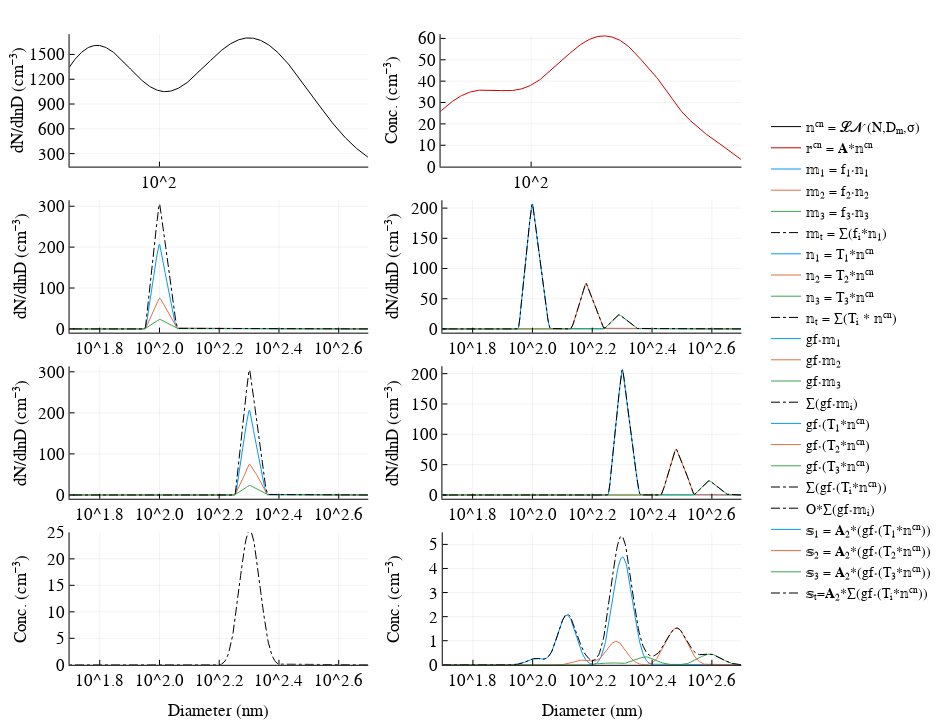

The notebook cell saved with this chart:
### Markdown cell above
## Block 4. Visualize Results

### Code cell
figure("Nimbus Sans L", 2, 6.5, 5, 8)

# Get a list of colors from the theme palette
p = Plots.get_color_palette(:auto, default(:bgcolor), 100)

p1 = plot(𝕟ᶜⁿ.Dp, 𝕟ᶜⁿ.S, xaxis = :log10, xticks = [10, 100, 1000], ylabel = "dN/dlnD (cm⁻³)", 
    label = "𝕟ᶜⁿ = 𝓛𝓝 (N,Dₘ,σ)", color = :black, left_margin = 15px)

p2 = plot(𝕣ᶜⁿ.Dp, 𝕣ᶜⁿ.N, xaxis = :log10, xticks = [10, 100, 1000], 
    label = "𝕣ᶜⁿ = 𝐀*𝕟ᶜⁿ", ylabel = "Conc. (cm⁻³)", color = RGBA(0.8,0,0), ylim = (0,62), left_margin = 15px)

p3 = plot(𝕩[1].Dp,𝕩[1].S, xaxis = :log10, xlim = (50,500), label = "𝕞₁ = f₁⋅𝕟₁", 
    ylabel = "dN/dlnD (cm⁻³)")
p3 = plot!(𝕩[2].Dp,𝕩[2].S, label = "𝕞₂ = f₂⋅𝕟₂")   
p3 = plot!(𝕩[3].Dp,𝕩[3].S, label = "𝕞₃ = f₃⋅𝕟₃")   
p3 = plot!(𝕩ₜ.Dp,𝕩ₜ.S, ls = :dashdot, color = :black, label = "𝕞ₜ = ∑(fᵢ*𝕟₁)")   

p4 = plot(𝕟[1].Dp,𝕟[1].S, xaxis = :log10, xlim = (50,500), label = "𝕟₁ = T₁*𝕟ᶜⁿ", 
    ylabel = "dN/dlnD (cm⁻³)")
p4 = plot!(𝕟[2].Dp,𝕟[2].S, label = "𝕟₂ = T₂*𝕟ᶜⁿ")   
p4 = plot!(𝕟[3].Dp,𝕟[3].S, label = "𝕟₃ = T₃*𝕟ᶜⁿ")   
p4 = plot!(𝕟ₜ.Dp,𝕟ₜ.S, ls = :dashdot, color = :black, label = "𝕟ₜ = ∑(Tᵢ * 𝕟ᶜⁿ)")   

p5 = plot(𝕪[1].Dp,𝕪[1].S, xaxis = :log10, xlim = (50,500), label = "gf⋅𝕞₁", 
    ylabel = "dN/dlnD (cm⁻³)")
p5 = plot!(𝕪[2].Dp,𝕪[2].S, label = "gf⋅𝕞₂")   
p5 = plot!(𝕪[3].Dp,𝕪[3].S, label = "gf⋅𝕞₃")   
p5 = plot!(𝕪ₜ.Dp,𝕪ₜ.S, ls = :dashdot, color = :black, label = "∑(gf⋅𝕞ᵢ)")   

p6 = plot(𝕘[1].Dp,𝕘[1].S, xaxis = :log10, xlim = (50,500), label = "gf⋅(T₁*𝕟ᶜⁿ)", 
    ylabel = "dN/dlnD (cm⁻³)")
p6 = plot!(𝕘[2].Dp,𝕘[2].S, label = "gf⋅(T₂*𝕟ᶜⁿ)")   
p6 = plot!(𝕘[3].Dp,𝕘[3].S, label = "gf⋅(T₃*𝕟ᶜⁿ)")   
p6 = plot!(𝕘ₜ.Dp,𝕘ₜ.S, ls = :dashdot, color = :black, label = "∑(gf⋅(Tᵢ*𝕟ᶜⁿ))")   

p7 = plot(𝕤𝕪.Dp,𝕤𝕪.N, color = :black, ls = :dashdot, label = "O*∑(gf⋅𝕞ᵢ)", ylim = (0,25),
    ylabel = "Conc. (cm⁻³)", xlabel = "Diameter (nm)", xscale = :log10, xlim = (50,500))

p8 = plot(𝕤𝕘[1].Dp,𝕤𝕘[1].N, xaxis = :log10, xlim = (50, 500), xlabel = "Diameter (nm)",  ylim = (0,5.5),
    ylabel = "Conc. (cm⁻³)", label = "𝕤₁ = 𝐀₂*(gf⋅(T₁*𝕟ᶜⁿ))")   
p8 = plot!(𝕤𝕘[2].Dp,𝕤𝕘[2].N,  label = "𝕤₂ = 𝐀₂*(gf⋅(T₂*𝕟ᶜⁿ))")   
p8 = plot!(𝕤𝕘[3].Dp,𝕤𝕘[3].N,  label = "𝕤₃ = 𝐀₂*(gf⋅(T₃*𝕟ᶜⁿ))")   
p8 = plot!(𝕤𝕘ₜ.Dp,𝕤𝕘ₜ.N, color = :black, ls = :dashdot, label = "𝕤ₜ=𝐀₂*∑(gf⋅(Tᵢ*𝕟ᶜⁿ))", left_margin = 31px)   

plot(p1,p2,p3,p4,p5,p6,p7,p8, layout = grid(4,2), right_margin = 30px, legend=:right, 
     top_margin = 15px,  xlim = (50, 500), fmt = :svg)

### Figure 1 — Plotly figure (JSON) as saved in the notebook; plotly's stock layout.template omitted (floating-point values rounded to 4 significant figures; data arrays with more than 128 entries replaced by an {"elided": "..."} marker saying what was removed)
{"data": [{"colorbar": {"title": ""}, "hoverinfo": "text", "legendgroup": "𝕟ᶜⁿ = 𝓛𝓝 (N,Dₘ,σ)", "line": {"color": "rgba(0, 0, 0, 1.000)", "dash": "solid", "shape": "linear", "width": 1}, "mode": "lines", "name": "𝕟ᶜⁿ = 𝓛𝓝 (N,Dₘ,σ)", "showlegend": true, "text": {"elided": "512 null values"}, "type": "scatter", "x": {"elided": "512 float values"}, "xaxis": "x1", "y": {"elided": "512 float values"}, "yaxis": "y1", "zmax": 0.1, "zmin": -0.1}, {"colorbar": {"title": ""}, "hoverinfo": "text", "legendgroup": "𝕣ᶜⁿ = 𝐀*𝕟ᶜⁿ", "line": {"color": "rgba(204, 0, 0, 1.000)", "dash": "solid", "shape": "linear", "width": 1}, "mode": "lines", "name": "𝕣ᶜⁿ = 𝐀*𝕟ᶜⁿ", "showlegend": true, "text": {"elided": "512 null values"}, "type": "scatter", "x": {"elided": "512 float values"}, "xaxis": "x2", "y": {"elided": "512 float values"}, "yaxis": "y2", "zmax": 0.1, "zmin": -0.1}, {"colorbar": {"title": ""}, "hoverinfo": "text", "legendgroup": "𝕞₁ = f₁⋅𝕟₁", "line": {"color": "rgba(0, 154, 250, 1.000)", "dash": "solid", "shape": "linear", "width": 1}, "mode": "lines", "name": "𝕞₁ = f₁⋅𝕟₁", "showlegend": true, "text": {"elided": "512 null values"}, "type": "scatter", "x": {"elided": "512 float values"}, "xaxis": "x3", "y": {"elided": "512 float values"}, "yaxis": "y3", "zmax": 0.1, "zmin": -0.1}, {"colorbar": {"title": ""}, "hoverinfo": "text", "legendgroup": "𝕞₂ = f₂⋅𝕟₂", "line": {"color": "rgba(227, 111, 71, 1.000)", "dash": "solid", "shape": "linear", "width": 1}, "mode": "lines", "name": "𝕞₂ = f₂⋅𝕟₂", "showlegend": true, "text": {"elided": "512 null values"}, "type": "scatter", "x": {"elided": "512 float values"}, "xaxis": "x3", "y": {"elided": "512 float values"}, "yaxis": "y3", "zmax": 0.1, "zmin": -0.1}, {"colorbar": {"title": ""}, "hoverinfo": "text", "legendgroup": "𝕞₃ = f₃⋅𝕟₃", "line": {"color": "rgba(62, 164, 78, 1.000)", "dash": "solid", "shape": "linear", "width": 1}, "mode": "lines", "name": "𝕞₃ = f₃⋅𝕟₃", "showlegend": true, "text": {"elided": "512 null values"}, "type": "scatter", "x": {"elided": "512 float values"}, "xaxis": "x3", "y": {"elided": "512 float values"}, "yaxis": "y3", "zmax": 0.1, "zmin": -0.1}, {"colorbar": {"title": ""}, "hoverinfo": "text", "legendgroup": "𝕞ₜ = ∑(fᵢ*𝕟₁)", "line": {"color": "rgba(0, 0, 0, 1.000)", "dash": "dashdot", "shape": "linear", "width": 1}, "mode": "lines", "name": "𝕞ₜ = ∑(fᵢ*𝕟₁)", "showlegend": true, "text": {"elided": "512 null values"}, "type": "scatter", "x": {"elided": "512 float values"}, "xaxis": "x3", "y": {"elided": "512 float values"}, "yaxis": "y3", "zmax": 0.1, "zmin": -0.1}, {"colorbar": {"title": ""}, "hoverinfo": "text", "legendgroup": "𝕟₁ = T₁*𝕟ᶜⁿ", "line": {"color": "rgba(0, 154, 250, 1.000)", "dash": "solid", "shape": "linear", "width": 1}, "mode": "lines", "name": "𝕟₁ = T₁*𝕟ᶜⁿ", "showlegend": true, "text": {"elided": "512 null values"}, "type": "scatter", "x": {"elided": "512 float values"}, "xaxis": "x4", "y": {"elided": "512 float values"}, "yaxis": "y4", "zmax": 0.1, "zmin": -0.1}, {"colorbar": {"title": ""}, "hoverinfo": "text", "legendgroup": "𝕟₂ = T₂*𝕟ᶜⁿ", "line": {"color": "rgba(227, 111, 71, 1.000)", "dash": "solid", "shape": "linear", "width": 1}, "mode": "lines", "name": "𝕟₂ = T₂*𝕟ᶜⁿ", "showlegend": true, "text": {"elided": "512 null values"}, "type": "scatter", "x": {"elided": "512 float values"}, "xaxis": "x4", "y": {"elided": "512 float values"}, "yaxis": "y4", "zmax": 0.1, "zmin": -0.1}, {"colorbar": {"title": ""}, "hoverinfo": "text", "legendgroup": "𝕟₃ = T₃*𝕟ᶜⁿ", "line": {"color": "rgba(62, 164, 78, 1.000)", "dash": "solid", "shape": "linear", "width": 1}, "mode": "lines", "name": "𝕟₃ = T₃*𝕟ᶜⁿ", "showlegend": true, "text": {"elided": "512 null values"}, "type": "scatter", "x": {"elided": "512 float values"}, "xaxis": "x4", "y": {"elided": "512 float values"}, "yaxis": "y4", "zmax": 0.1, "zmin": -0.1}, {"colorbar": {"title": ""}, "hoverinfo": "text", "legendgroup": "𝕟ₜ = ∑(Tᵢ * 𝕟ᶜⁿ)", "line": {"color": "rgba(0, 0, 0, 1.000)", "dash": "dashdot", "shape": "linear", "width": 1}, "mode": "lines", "name": "𝕟ₜ = ∑(Tᵢ * 𝕟ᶜⁿ)", "showlegend": true, "text": {"elided": "512 null values"}, "type": "scatter", "x": {"elided": "512 float values"}, "xaxis": "x4", "y": {"elided": "512 float values"}, "yaxis": "y4", "zmax": 0.1, "zmin": -0.1}, {"colorbar": {"title": ""}, "hoverinfo": "text", "legendgroup": "gf⋅𝕞₁", "line": {"color": "rgba(0, 154, 250, 1.000)", "dash": "solid", "shape": "linear", "width": 1}, "mode": "lines", "name": "gf⋅𝕞₁", "showlegend": true, "text": {"elided": "512 null values"}, "type": "scatter", "x": {"elided": "512 float values"}, "xaxis": "x5", "y": {"elided": "512 float values"}, "yaxis": "y5", "zmax": 0.1, "zmin": -0.1}, {"colorbar": {"title": ""}, "hoverinfo": "text", "legendgroup": "gf⋅𝕞₂", "line": {"color": "rgba(227, 111, 71, 1.000)", "dash": "solid", "shape": "linear", "width": 1}, "mode": "lines", "name": "gf⋅𝕞₂", "showlegend": true, "text": {"elided": "512 null values"}, "type": "scatter", "x": {"elided": "512 float values"}, "xaxis": "x5", "y": {"elided": "512 float values"}, "yaxis": "y5", "zmax": 0.1, "zmin": -0.1}, {"colorbar": {"title": ""}, "hoverinfo": "text", "legendgroup": "gf⋅𝕞₃", "line": {"color": "rgba(62, 164, 78, 1.000)", "dash": "solid", "shape": "linear", "width": 1}, "mode": "lines", "name": "gf⋅𝕞₃", "showlegend": true, "text": {"elided": "512 null values"}, "type": "scatter", "x": {"elided": "512 float values"}, "xaxis": "x5", "y": {"elided": "512 float values"}, "yaxis": "y5", "zmax": 0.1, "zmin": -0.1}, {"colorbar": {"title": ""}, "hoverinfo": "text", "legendgroup": "∑(gf⋅𝕞ᵢ)", "line": {"color": "rgba(0, 0, 0, 1.000)", "dash": "dashdot", "shape": "linear", "width": 1}, "mode": "lines", "name": "∑(gf⋅𝕞ᵢ)", "showlegend": true, "text": {"elided": "512 null values"}, "type": "scatter", "x": {"elided": "512 float values"}, "xaxis": "x5", "y": {"elided": "512 float values"}, "yaxis": "y5", "zmax": 0.1, "zmin": -0.1}, {"colorbar": {"title": ""}, "hoverinfo": "text", "legendgroup": "gf⋅(T₁*𝕟ᶜⁿ)", "line": {"color": "rgba(0, 154, 250, 1.000)", "dash": "solid", "shape": "linear", "width": 1}, "mode": "lines", "name": "gf⋅(T₁*𝕟ᶜⁿ)", "showlegend": true, "text": {"elided": "512 null values"}, "type": "scatter", "x": {"elided": "512 float values"}, "xaxis": "x6", "y": {"elided": "512 float values"}, "yaxis": "y6", "zmax": 0.1, "zmin": -0.1}, {"colorbar": {"title": ""}, "hoverinfo": "text", "legendgroup": "gf⋅(T₂*𝕟ᶜⁿ)", "line": {"color": "rgba(227, 111, 71, 1.000)", "dash": "solid", "shape": "linear", "width": 1}, "mode": "lines", "name": "gf⋅(T₂*𝕟ᶜⁿ)", "showlegend": true, "text": {"elided": "512 null values"}, "type": "scatter", "x": {"elided": "512 float values"}, "xaxis": "x6", "y": {"elided": "512 float values"}, "yaxis": "y6", "zmax": 0.1, "zmin": -0.1}, {"colorbar": {"title": ""}, "hoverinfo": "text", "legendgroup": "gf⋅(T₃*𝕟ᶜⁿ)", "line": {"color": "rgba(62, 164, 78, 1.000)", "dash": "solid", "shape": "linear", "width": 1}, "mode": "lines", "name": "gf⋅(T₃*𝕟ᶜⁿ)", "showlegend": true, "text": {"elided": "512 null values"}, "type": "scatter", "x": {"elided": "512 float values"}, "xaxis": "x6", "y": {"elided": "512 float values"}, "yaxis": "y6", "zmax": 0.1, "zmin": -0.1}, {"colorbar": {"title": ""}, "hoverinfo": "text", "legendgroup": "∑(gf⋅(Tᵢ*𝕟ᶜⁿ))", "line": {"color": "rgba(0, 0, 0, 1.000)", "dash": "dashdot", "shape": "linear", "width": 1}, "mode": "lines", "name": "∑(gf⋅(Tᵢ*𝕟ᶜⁿ))", "showlegend": true, "text": {"elided": "512 null values"}, "type": "scatter", "x": {"elided": "512 float values"}, "xaxis": "x6", "y": {"elided": "512 float values"}, "yaxis": "y6", "zmax": 0.1, "zmin": -0.1}, {"colorbar": {"title": ""}, "hoverinfo": "text", "legendgroup": "O*∑(gf⋅𝕞ᵢ)", "line": {"color": "rgba(0, 0, 0, 1.000)", "dash": "dashdot", "shape": "linear", "width": 1}, "mode": "lines", "name": "O*∑(gf⋅𝕞ᵢ)", "showlegend": true, "text": {"elided": "512 null values"}, "type": "scatter", "x": {"elided": "512 float values"}, "xaxis": "x7", "y": {"elided": "512 float values"}, "yaxis": "y7", "zmax": 0.1, "zmin": -0.1}, {"colorbar": {"title": ""}, "hoverinfo": "text", "legendgroup": "𝕤₁ = 𝐀₂*(gf⋅(T₁*𝕟ᶜⁿ))", "line": {"color": "rgba(0, 154, 250, 1.000)", "dash": "solid", "shape": "linear", "width": 1}, "mode": "lines", "name": "𝕤₁ = 𝐀₂*(gf⋅(T₁*𝕟ᶜⁿ))", "showlegend": true, "text": {"elided": "512 null values"}, "type": "scatter", "x": {"elided": "512 float values"}, "xaxis": "x8", "y": {"elided": "512 float values"}, "yaxis": "y8", "zmax": 0.1, "zmin": -0.1}, {"colorbar": {"title": ""}, "hoverinfo": "text", "legendgroup": "𝕤₂ = 𝐀₂*(gf⋅(T₂*𝕟ᶜⁿ))", "line": {"color": "rgba(227, 111, 71, 1.000)", "dash": "solid", "shape": "linear", "width": 1}, "mode": "lines", "name": "𝕤₂ = 𝐀₂*(gf⋅(T₂*𝕟ᶜⁿ))", "showlegend": true, "text": {"elided": "512 null values"}, "type": "scatter", "x": {"elided": "512 float values"}, "xaxis": "x8", "y": {"elided": "512 float values"}, "yaxis": "y8", "zmax": 0.1, "zmin": -0.1}, {"colorbar": {"title": ""}, "hoverinfo": "text", "legendgroup": "𝕤₃ = 𝐀₂*(gf⋅(T₃*𝕟ᶜⁿ))", "line": {"color": "rgba(62, 164, 78, 1.000)", "dash": "solid", "shape": "linear", "width": 1}, "mode": "lines", "name": "𝕤₃ = 𝐀₂*(gf⋅(T₃*𝕟ᶜⁿ))", "showlegend": true, "text": {"elided": "512 null values"}, "type": "scatter", "x": {"elided": "512 float values"}, "xaxis": "x8", "y": {"elided": "512 float values"}, "yaxis": "y8", "zmax": 0.1, "zmin": -0.1}, {"colorbar": {"title": ""}, "hoverinfo": "text", "legendgroup": "𝕤ₜ=𝐀₂*∑(gf⋅(Tᵢ*𝕟ᶜⁿ))", "line": {"color": "rgba(0, 0, 0, 1.000)", "dash": "dashdot", "shape": "linear", "width": 1}, "mode": "lines", "name": "𝕤ₜ=𝐀₂*∑(gf⋅(Tᵢ*𝕟ᶜⁿ))", "showlegend": true, "text": {"elided": "512 null values"}, "type": "scatter", "x": {"elided": "512 float values"}, "xaxis": "x8", "y": {"elided": "512 float values"}, "yaxis": "y8", "zmax": 0.1, "zmin": -0.1}], "layout": {"annotations": [], "height": 720, "legend": {"bgcolor": "rgba(255, 255, 255, 1.000)", "bordercolor": "rgba(0, 0, 0, 1.000)", "font": {"color": "rgba(0, 0, 0, 1.000)", "family": "Nimbus Sans L", "size": 14}, "tracegroupgap": 0, "x": 1, "y": 0.5}, "margin": {"b": 20, "l": 0, "r": 0, "t": 20}, "paper_bgcolor": "rgba(255, 255, 255, 1.000)", "plot_bgcolor": "rgba(255, 255, 255, 1.000)", "showlegend": true, "width": 936, "xaxis1": {"anchor": "y1", "domain": [0.09081, 0.4808], "gridcolor": "rgba(0, 0, 0, 0.100)", "gridwidth": 0.5, "linecolor": "rgba(0, 0, 0, 1.000)", "mirror": false, "range": [1.699, 2.699], "showgrid": true, "showline": true, "showticklabels": true, "tickangle": 0, "tickcolor": "rgb(0, 0, 0)", "tickfont": {"color": "rgba(0, 0, 0, 1.000)", "family": "Nimbus Sans L", "size": 17}, "tickmode": "array", "ticks": "inside", "ticktext": ["10^2"], "tickvals": [100], "title": "", "titlefont": {"color": "rgba(0, 0, 0, 1.000)", "family": "Nimbus Sans L", "size": 17}, "type": "log", "visible": true, "zeroline": false, "zerolinecolor": "rgba(0, 0, 0, 1.000)"}, "xaxis2": {"anchor": "y2", "domain": [0.5751, 0.9679], "gridcolor": "rgba(0, 0, 0, 0.100)", "gridwidth": 0.5, "linecolor": "rgba(0, 0, 0, 1.000)", "mirror": false, "range": [1.699, 2.699], "showgrid": true, "showline": true, "showticklabels": true, "tickangle": 0, "tickcolor": "rgb(0, 0, 0)", "tickfont": {"color": "rgba(0, 0, 0, 1.000)", "family": "Nimbus Sans L", "size": 17}, "tickmode": "array", "ticks": "inside", "ticktext": ["10^2"], "tickvals": [100], "title": "", "titlefont": {"color": "rgba(0, 0, 0, 1.000)", "family": "Nimbus Sans L", "size": 17}, "type": "log", "visible": true, "zeroline": false, "zerolinecolor": "rgba(0, 0, 0, 1.000)"}, "xaxis3": {"anchor": "y3", "domain": [0.09081, 0.4808], "gridcolor": "rgba(0, 0, 0, 0.100)", "gridwidth": 0.5, "linecolor": "rgba(0, 0, 0, 1.000)", "mirror": false, "range": [1.699, 2.699], "showgrid": true, "showline": true, "showticklabels": true, "tickangle": 0, "tickcolor": "rgb(0, 0, 0)", "tickfont": {"color": "rgba(0, 0, 0, 1.000)", "family": "Nimbus Sans L", "size": 17}, "tickmode": "array", "ticks": "inside", "ticktext": ["10^1.8", "10^2.0", "10^2.2", "10^2.4", "10^2.6"], "tickvals": [63.1, 100, 158.5, 251.2, 398.1], "title": "", "titlefont": {"color": "rgba(0, 0, 0, 1.000)", "family": "Nimbus Sans L", "size": 17}, "type": "log", "visible": true, "zeroline": false, "zerolinecolor": "rgba(0, 0, 0, 1.000)"}, "xaxis4": {"anchor": "y4", "domain": [0.5776, 0.9679], "gridcolor": "rgba(0, 0, 0, 0.100)", "gridwidth": 0.5, "linecolor": "rgba(0, 0, 0, 1.000)", "mirror": false, "range": [1.699, 2.699], "showgrid": true, "showline": true, "showticklabels": true, "tickangle": 0, "tickcolor": "rgb(0, 0, 0)", "tickfont": {"color": "rgba(0, 0, 0, 1.000)", "family": "Nimbus Sans L", "size": 17}, "tickmode": "array", "ticks": "inside", "ticktext": ["10^1.8", "10^2.0", "10^2.2", "10^2.4", "10^2.6"], "tickvals": [63.1, 100, 158.5, 251.2, 398.1], "title": "", "titlefont": {"color": "rgba(0, 0, 0, 1.000)", "family": "Nimbus Sans L", "size": 17}, "type": "log", "visible": true, "zeroline": false, "zerolinecolor": "rgba(0, 0, 0, 1.000)"}, "xaxis5": {"anchor": "y5", "domain": [0.09081, 0.4808], "gridcolor": "rgba(0, 0, 0, 0.100)", "gridwidth": 0.5, "linecolor": "rgba(0, 0, 0, 1.000)", "mirror": false, "range": [1.699, 2.699], "showgrid": true, "showline": true, "showticklabels": true, "tickangle": 0, "tickcolor": "rgb(0, 0, 0)", "tickfont": {"color": "rgba(0, 0, 0, 1.000)", "family": "Nimbus Sans L", "size": 17}, "tickmode": "array", "ticks": "inside", "ticktext": ["10^1.8", "10^2.0", "10^2.2", "10^2.4", "10^2.6"], "tickvals": [63.1, 100, 158.5, 251.2, 398.1], "title": "", "titlefont": {"color": "rgba(0, 0, 0, 1.000)", "family": "Nimbus Sans L", "size": 17}, "type": "log", "visible": true, "zeroline": false, "zerolinecolor": "rgba(0, 0, 0, 1.000)"}, "xaxis6": {"anchor": "y6", "domain": [0.5776, 0.9679], "gridcolor": "rgba(0, 0, 0, 0.100)", "gridwidth": 0.5, "linecolor": "rgba(0, 0, 0, 1.000)", "mirror": false, "range": [1.699, 2.699], "showgrid": true, "showline": true, "showticklabels": true, "tickangle": 0, "tickcolor": "rgb(0, 0, 0)", "tickfont": {"color": "rgba(0, 0, 0, 1.000)", "family": "Nimbus Sans L", "size": 17}, "tickmode": "array", "ticks": "inside", "ticktext": ["10^1.8", "10^2.0", "10^2.2", "10^2.4", "10^2.6"], "tickvals": [63.1, 100, 158.5, 251.2, 398.1], "title": "", "titlefont": {"color": "rgba(0, 0, 0, 1.000)", "family": "Nimbus Sans L", "size": 17}, "type": "log", "visible": true, "zeroline": false, "zerolinecolor": "rgba(0, 0, 0, 1.000)"}, "xaxis7": {"anchor": "y7", "domain": [0.09081, 0.4808], "gridcolor": "rgba(0, 0, 0, 0.100)", "gridwidth": 0.5, "linecolor": "rgba(0, 0, 0, 1.000)", "mirror": false, "range": [1.699, 2.699], "showgrid": true, "showline": true, "showticklabels": true, "tickangle": 0, "tickcolor": "rgb(0, 0, 0)", "tickfont": {"color": "rgba(0, 0, 0, 1.000)", "family": "Nimbus Sans L", "size": 17}, "tickmode": "array", "ticks": "inside", "ticktext": ["10^1.8", "10^2.0", "10^2.2", "10^2.4", "10^2.6"], "tickvals": [63.1, 100, 158.5, 251.2, 398.1], "title": "Diameter (nm)", "titlefont": {"color": "rgba(0, 0, 0, 1.000)", "family": "Nimbus Sans L", "size": 17}, "type": "log", "visible": true, "zeroline": false, "zerolinecolor": "rgba(0, 0, 0, 1.000)"}, "xaxis8": {"anchor": "y8", "domain": [0.578, 0.9679], "gridcolor": "rgba(0, 0, 0, 0.100)", "gridwidth": 0.5, "linecolor": "rgba(0, 0, 0, 1.000)", "mirror": false, "range": [1.699, 2.699], "showgrid": true, "showline": true, "showticklabels": true, "tickangle": 0, "tickcolor": "rgb(0, 0, 0)", "tickfont": {"color": "rgba(0, 0, 0, 1.000)", "family": "Nimbus Sans L", "size": 17}, "tickmode": "array", "ticks": "inside", "ticktext": ["10^1.8", "10^2.0", "10^2.2", "10^2.4", "10^2.6"], "tickvals": [63.1, 100, 158.5, 251.2, 398.1], "title": "Diameter (nm)", "titlefont": {"color": "rgba(0, 0, 0, 1.000)", "family": "Nimbus Sans L", "size": 17}, "type": "log", "visible": true, "zeroline": false, "zerolinecolor": "rgba(0, 0, 0, 1.000)"}, "yaxis1": {"anchor": "x1", "domain": [0.7844, 0.9792], "gridcolor": "rgba(0, 0, 0, 0.100)", "gridwidth": 0.5, "linecolor": "rgba(0, 0, 0, 1.000)", "mirror": false, "range": [142.5, 1746.0], "showgrid": true, "showline": true, "showticklabels": true, "tickangle": 0, "tickcolor": "rgb(0, 0, 0)", "tickfont": {"color": "rgba(0, 0, 0, 1.000)", "family": "Nimbus Sans L", "size": 17}, "tickmode": "array", "ticks": "inside", "ticktext": ["300", "600", "900", "1200", "1500"], "tickvals": [300, 600, 900, 1200, 1500], "title": "dN/dlnD (cm⁻³)", "titlefont": {"color": "rgba(0, 0, 0, 1.000)", "family": "Nimbus Sans L", "size": 17}, "type": "-", "visible": true, "zeroline": false, "zerolinecolor": "rgba(0, 0, 0, 1.000)"}, "yaxis2": {"anchor": "x2", "domain": [0.7844, 0.9792], "gridcolor": "rgba(0, 0, 0, 0.100)", "gridwidth": 0.5, "linecolor": "rgba(0, 0, 0, 1.000)", "mirror": false, "range": [0, 62], "showgrid": true, "showline": true, "showticklabels": true, "tickangle": 0, "tickcolor": "rgb(0, 0, 0)", "tickfont": {"color": "rgba(0, 0, 0, 1.000)", "family": "Nimbus Sans L", "size": 17}, "tickmode": "array", "ticks": "inside", "ticktext": ["0", "10", "20", "30", "40", "50", "60"], "tickvals": [0, 10, 20, 30, 40, 50, 60], "title": "Conc. (cm⁻³)", "titlefont": {"color": "rgba(0, 0, 0, 1.000)", "family": "Nimbus Sans L", "size": 17}, "type": "-", "visible": true, "zeroline": false, "zerolinecolor": "rgba(0, 0, 0, 1.000)"}, "yaxis3": {"anchor": "x3", "domain": [0.5402, 0.735], "gridcolor": "rgba(0, 0, 0, 0.100)", "gridwidth": 0.5, "linecolor": "rgba(0, 0, 0, 1.000)", "mirror": false, "range": [-9.164, 314.6], "showgrid": true, "showline": true, "showticklabels": true, "tickangle": 0, "tickcolor": "rgb(0, 0, 0)", "tickfont": {"color": "rgba(0, 0, 0, 1.000)", "family": "Nimbus Sans L", "size": 17}, "tickmode": "array", "ticks": "inside", "ticktext": ["0", "100", "200", "300"], "tickvals": [0, 100, 200, 300], "title": "dN/dlnD (cm⁻³)", "titlefont": {"color": "rgba(0, 0, 0, 1.000)", "family": "Nimbus Sans L", "size": 17}, "type": "-", "visible": true, "zeroline": false, "zerolinecolor": "rgba(0, 0, 0, 1.000)"}, "yaxis4": {"anchor": "x4", "domain": [0.5402, 0.735], "gridcolor": "rgba(0, 0, 0, 0.100)", "gridwidth": 0.5, "linecolor": "rgba(0, 0, 0, 1.000)", "mirror": false, "range": [-6.206, 213.1], "showgrid": true, "showline": true, "showticklabels": true, "tickangle": 0, "tickcolor": "rgb(0, 0, 0)", "tickfont": {"color": "rgba(0, 0, 0, 1.000)", "family": "Nimbus Sans L", "size": 17}, "tickmode": "array", "ticks": "inside", "ticktext": ["0", "50", "100", "150", "200"], "tickvals": [0, 50, 100, 150, 200], "title": "dN/dlnD (cm⁻³)", "titlefont": {"color": "rgba(0, 0, 0, 1.000)", "family": "Nimbus Sans L", "size": 17}, "type": "-", "visible": true, "zeroline": false, "zerolinecolor": "rgba(0, 0, 0, 1.000)"}, "yaxis5": {"anchor": "x5", "domain": [0.296, 0.4907], "gridcolor": "rgba(0, 0, 0, 0.100)", "gridwidth": 0.5, "linecolor": "rgba(0, 0, 0, 1.000)", "mirror": false, "range": [-9.127, 313.4], "showgrid": true, "showline": true, "showticklabels": true, "tickangle": 0, "tickcolor": "rgb(0, 0, 0)", "tickfont": {"color": "rgba(0, 0, 0, 1.000)", "family": "Nimbus Sans L", "size": 17}, "tickmode": "array", "ticks": "inside", "ticktext": ["0", "100", "200", "300"], "tickvals": [0, 100, 200, 300], "title": "dN/dlnD (cm⁻³)", "titlefont": {"color": "rgba(0, 0, 0, 1.000)", "family": "Nimbus Sans L", "size": 17}, "type": "-", "visible": true, "zeroline": false, "zerolinecolor": "rgba(0, 0, 0, 1.000)"}, "yaxis6": {"anchor": "x6", "domain": [0.296, 0.4907], "gridcolor": "rgba(0, 0, 0, 0.100)", "gridwidth": 0.5, "linecolor": "rgba(0, 0, 0, 1.000)", "mirror": false, "range": [-6.177, 212.1], "showgrid": true, "showline": true, "showticklabels": true, "tickangle": 0, "tickcolor": "rgb(0, 0, 0)", "tickfont": {"color": "rgba(0, 0, 0, 1.000)", "family": "Nimbus Sans L", "size": 17}, "tickmode": "array", "ticks": "inside", "ticktext": ["0", "50", "100", "150", "200"], "tickvals": [0, 50, 100, 150, 200], "title": "dN/dlnD (cm⁻³)", "titlefont": {"color": "rgba(0, 0, 0, 1.000)", "family": "Nimbus Sans L", "size": 17}, "type": "-", "visible": true, "zeroline": false, "zerolinecolor": "rgba(0, 0, 0, 1.000)"}, "yaxis7": {"anchor": "x7", "domain": [0.05176, 0.2465], "gridcolor": "rgba(0, 0, 0, 0.100)", "gridwidth": 0.5, "linecolor": "rgba(0, 0, 0, 1.000)", "mirror": false, "range": [0, 25], "showgrid": true, "showline": true, "showticklabels": true, "tickangle": 0, "tickcolor": "rgb(0, 0, 0)", "tickfont": {"color": "rgba(0, 0, 0, 1.000)", "family": "Nimbus Sans L", "size": 17}, "tickmode": "array", "ticks": "inside", "ticktext": ["0", "5", "10", "15", "20", "25"], "tickvals": [0, 5, 10, 15, 20, 25], "title": "Conc. (cm⁻³)", "titlefont": {"color": "rgba(0, 0, 0, 1.000)", "family": "Nimbus Sans L", "size": 17}, "type": "-", "visible": true, "zeroline": false, "zerolinecolor": "rgba(0, 0, 0, 1.000)"}, "yaxis8": {"anchor": "x8", "domain": [0.05176, 0.2465], "gridcolor": "rgba(0, 0, 0, 0.100)", "gridwidth": 0.5, "linecolor": "rgba(0, 0, 0, 1.000)", "mirror": false, "range": [0, 5.5], "showgrid": true, "showline": true, "showticklabels": true, "tickangle": 0, "tickcolor": "rgb(0, 0, 0)", "tickfont": {"color": "rgba(0, 0, 0, 1.000)", "family": "Nimbus Sans L", "size": 17}, "tickmode": "array", "ticks": "inside", "ticktext": ["0", "1", "2", "3", "4", "5"], "tickvals": [0, 1, 2, 3, 4, 5], "title": "Conc. (cm⁻³)", "titlefont": {"color": "rgba(0, 0, 0, 1.000)", "family": "Nimbus Sans L", "size": 17}, "type": "-", "visible": true, "zeroline": false, "zerolinecolor": "rgba(0, 0, 0, 1.000)"}}}
